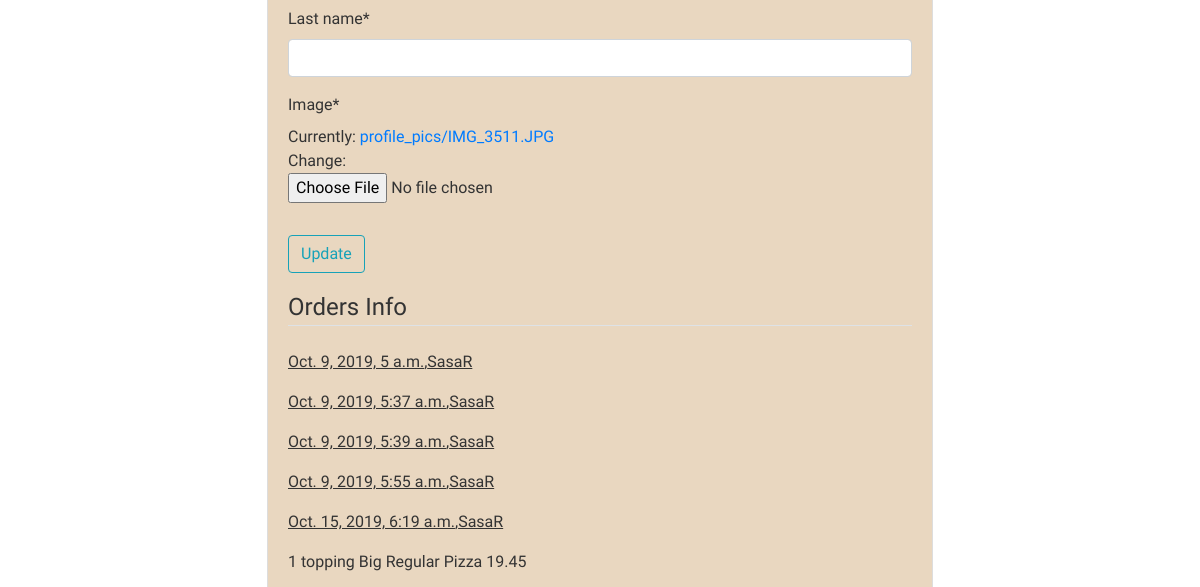
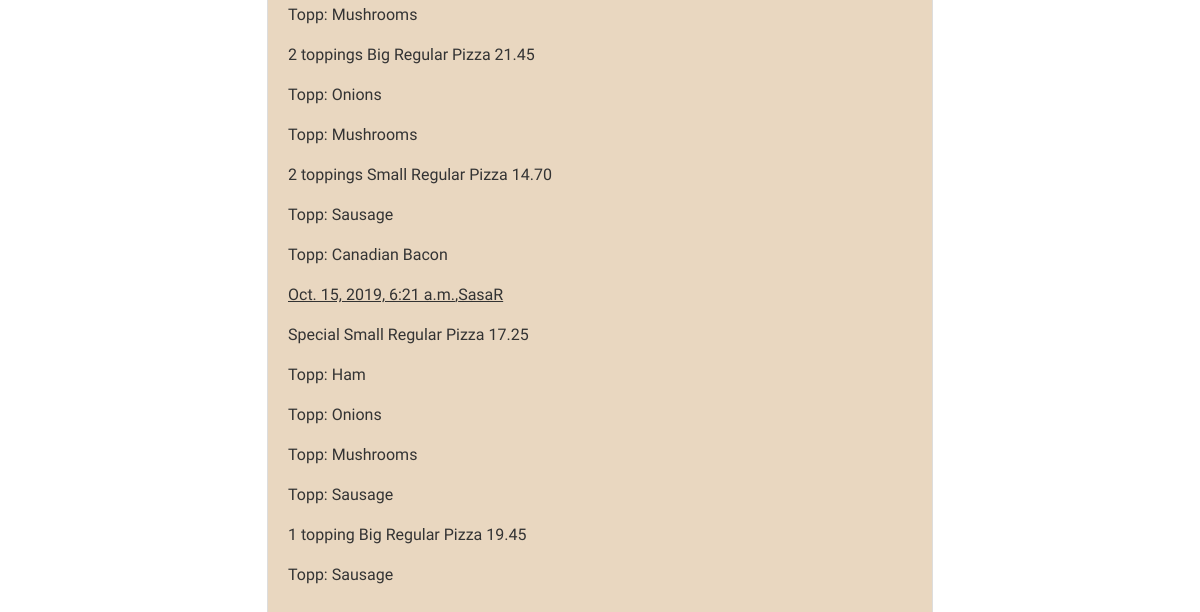
The page /profile/ (signed in, lower part) on the database as committed earlier (2 pictures, top to bottom).
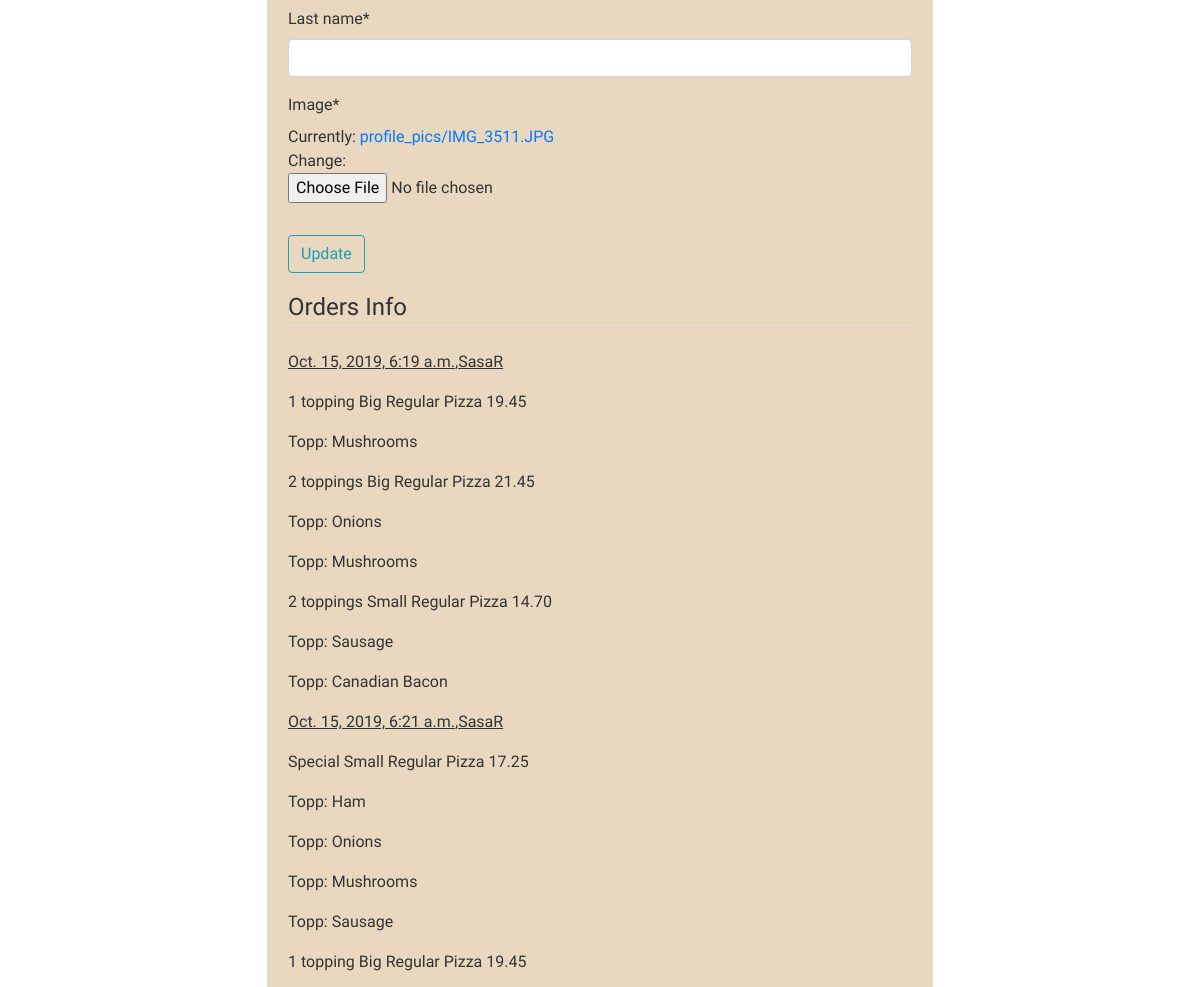
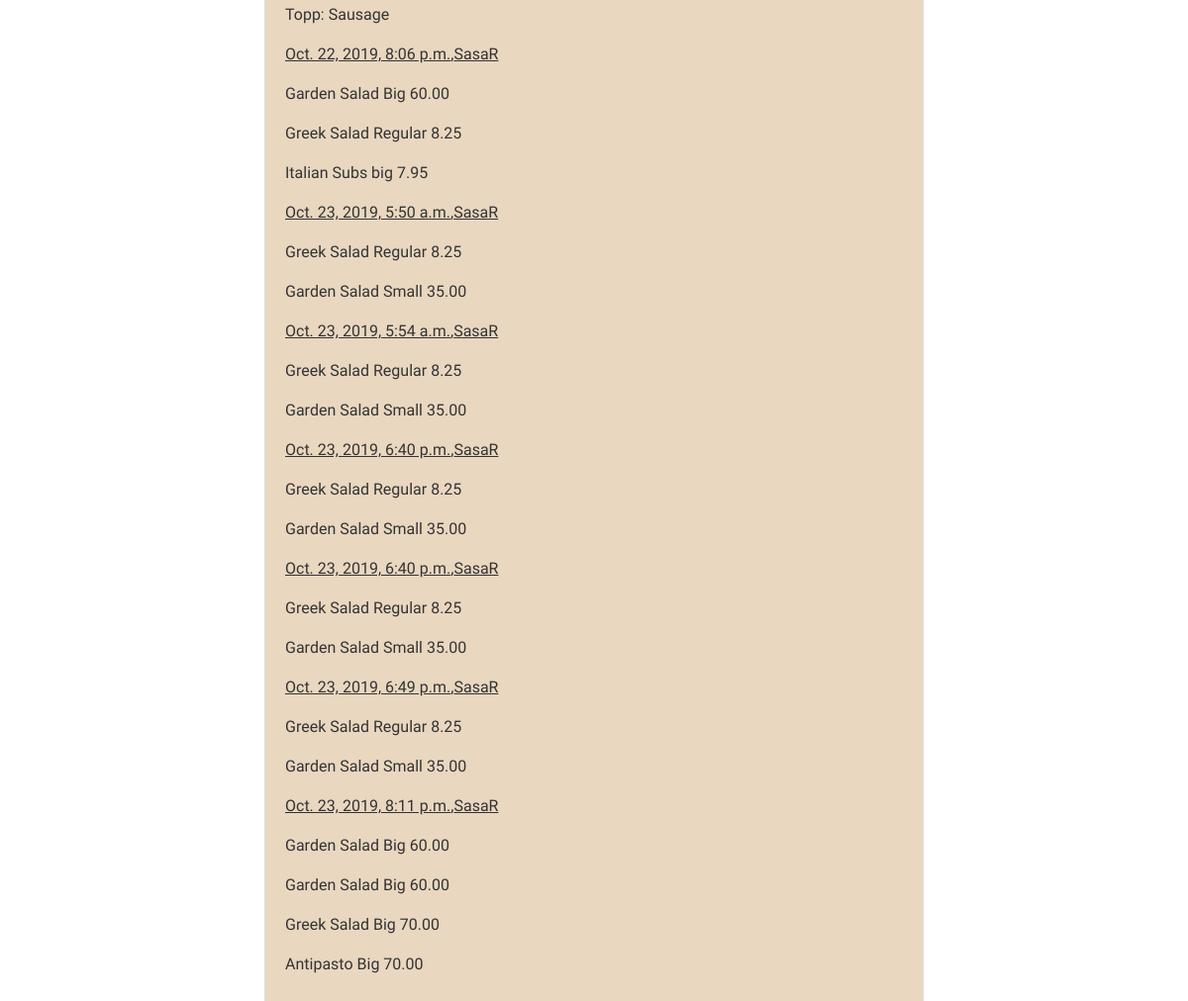
The same page on the database as committed later (2 pictures, top to bottom).
### users/models.py (models this page shows, shortened)
class Profile(models.Model):
    user = models.OneToOneField(User, on_delete=models.CASCADE)
    image =models.ImageField(default='default.jpg', upload_to= 'profile_pics')

### orders/models.py (models this page shows, shortened)
class Order(models.Model):
    time=models.DateTimeField(auto_now_add=True)
    user =models.ForeignKey(settings.AUTH_USER_MODEL, on_delete=models.CASCADE)
    placement=JSONField()
    class Meta:
         verbose_name_plural ="Orders"

### users/views.py (the view)
# urls.py: path("profile/", user_views.profile, name ="profile"),
@login_required
def profile(request):
    if request.method == "POST":
        u_form = UserUpdateForm(request.POST, instance=request.user)
        p_form = ProfilUpdateForm(request.POST, request.FILES, instance=request.user.profile)
        if u_form.is_valid() and p_form.is_valid():
            u_form.save()
            p_form.save()
            messages.success(request, f'Your account has been updated!')
            return redirect('profile')
    else:
        u_form = UserUpdateForm(instance=request.user)
        p_form = ProfilUpdateForm(instance=request.user.profile)
    userOrders = Order.objects.filter(user=request.user)
    context ={
        'u_form': u_form,
        'p_form': p_form,
        'userOrders':userOrders,
    }
    return render(request, 'users/profile.html', context)

### users/forms.py
class UserUpdateForm(forms.ModelForm):
    email = forms.EmailField()
    first_name = forms.CharField(max_length=15, label='First name')
    last_name = forms.CharField(max_length=15, label='Last name')
    class Meta:
        model = User
        fields = ['username', 'email','first_name','last_name']

class ProfilUpdateForm(forms.ModelForm):
    class Meta:
        model=Profile
        fields=['image']

### users/templates/users/profile.html (shortened to what this page needs)
{% extends "orders/base.html" %}
{% load crispy_forms_tags %}
{% block content %}
    <div class="content-section">
      <form action="" method ="POST" enctype="multipart/form-data">
        <fieldset class ="form-group">
            {{ u_form|crispy }}
            {{ p_form|crispy }}
        </fieldset>
        <div class ="form-group">
            <button class ="btn btn-outline-info" type ="submit">Update</button>
        </div>
    </form>
    <div class="userOrders">
        <fieldset class ="form-group">
            <legend class ="border-bottom mb-4">Orders Info</legend>
      {% for item in userOrders %}
      <p id="profileOrderHead">{{ item.time }},{{ item.user }}</p>
          {% for i in item.placement %}
            {% for key, value in i.items %}
            <p>{{key}}</p>
            {% for v in value %}
              <p>Topp: {{ v }}</p>
              {% endfor %}
                {%endfor%}
          {% endfor %}
      {% endfor %}
    </fieldset>
    </div>
    </div>
{% endblock content %}

### orders/templates/orders/base.html (shortened to what this page needs)
<!DOCTYPE html>
<html lang="en">
<head>
    <link rel="stylesheet" href="https://maxcdn.bootstrapcdn.com/bootstrap/4.0.0/css/bootstrap.min.css">
  </body>
    {% load static %}
    <link rel="stylesheet" href="{% static 'orders/main.css' %}">
</head>
<body>
              <main role="main" class ="container">
                  <div class ="row">
                      <div class ="col">
                      {% block content %}{% endblock %}
                    </div>
                  </div>
              </main>
</body>
</html>

### orders/static/orders/main.css (style rules this page uses)
html, body, .container { height:100%; }
body { background: url("https://media.gettyimages.com/photos/rustic-traditional-italian-food-background-with-empty-copy-design-on-picture-id670702532?b=1&k=6&m=670702532&s=612x612&w=0&h=-rxjCLMChxTe2L4drkcPyBNLFXlhPbyFdxegNTbQuCM="); color: #333333; margin-top: 5rem; background-repeat:no-repeat; background-size: cover; background-attachment: fixed; font-family: 'Nanum Brush Script', cursive; }
.content-section { background: #e9d7c0; padding: 10px 20px; border: 1px solid #dddddd; border-radius: 3px; margin-bottom: 20px; width:60%; margin-left: 20%; }
#profileOrderHead { text-decoration: underline; }

Rows that differ between the two databases and show on the page:
removed Order: time "Oct. 9, 2019, 5 a.m.", user "SasaR"
removed Order: time "Oct. 9, 2019, 5:37 a.m.", user "SasaR"
removed Order: time "Oct. 9, 2019, 5:39 a.m.", user "SasaR"
removed Order: time "Oct. 9, 2019, 5:55 a.m.", user "SasaR"
added Order: time "Oct. 22, 2019, 8:06 p.m.", user "SasaR", i "Garden Salad Big 60.00" "Greek Salad Regular 8.25" "Italian Subs big 7.95"
added Order: time "Oct. 23, 2019, 5:50 a.m.", user "SasaR", i "Greek Salad Regular 8.25" "Garden Salad Small 35.00"
added Order: time "Oct. 23, 2019, 5:54 a.m.", user "SasaR", i "Greek Salad Regular 8.25" "Garden Salad Small 35.00"
added Order: time "Oct. 23, 2019, 6:40 p.m.", user "SasaR", i "Greek Salad Regular 8.25" "Garden Salad Small 35.00"
added Order: time "Oct. 23, 2019, 6:40 p.m.", user "SasaR", i "Greek Salad Regular 8.25" "Garden Salad Small 35.00"
added Order: time "Oct. 23, 2019, 6:49 p.m.", user "SasaR", i "Greek Salad Regular 8.25" "Garden Salad Small 35.00"
added Order: time "Oct. 23, 2019, 8:11 p.m.", user "SasaR", i "Garden Salad Big 60.00" "Garden Salad Big 60.00" "Greek Salad Big 70.00" "Antipasto Big 70.00"
